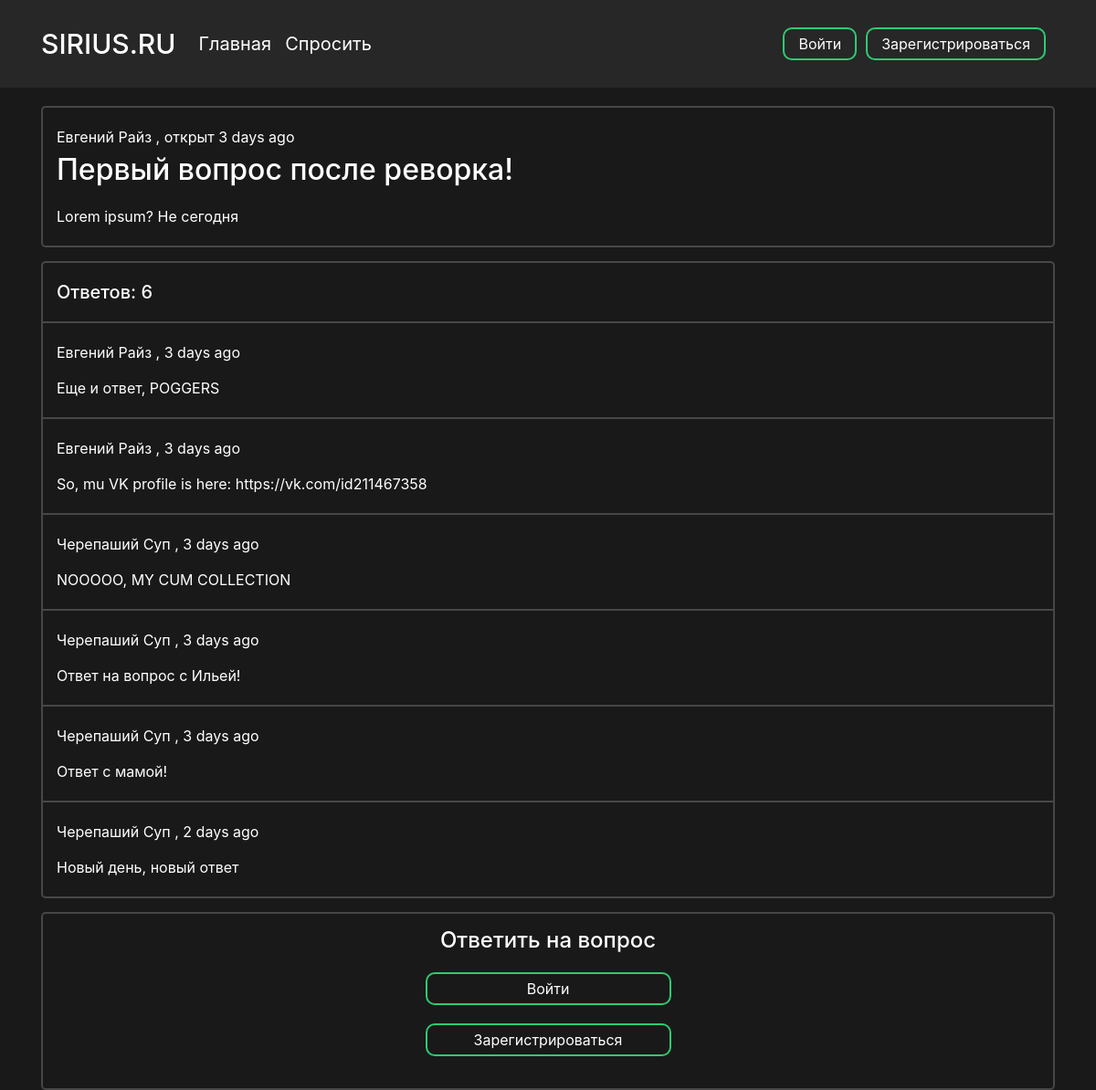
Screenshot of /question/1 with the database file from the repository.
### data/users.py (models this page shows, shortened)
class User(SqlAlchemyBase, UserMixin):
    __tablename__ = 'users'
    id = sqlalchemy.Column(sqlalchemy.Integer,
                           primary_key=True, autoincrement=True)
    surname = sqlalchemy.Column(sqlalchemy.String, nullable=True)
    name = sqlalchemy.Column(sqlalchemy.String, nullable=True)
    age = sqlalchemy.Column(sqlalchemy.Integer, nullable=True)
    country = sqlalchemy.Column(sqlalchemy.String, nullable=True)
    city = sqlalchemy.Column(sqlalchemy.String, nullable=True)
    email = sqlalchemy.Column(sqlalchemy.String,
                              index=True, unique=True, nullable=True)
    hashed_password = sqlalchemy.Column(sqlalchemy.String, nullable=True)
    registration_date = sqlalchemy.Column(sqlalchemy.DateTime,
                                      default=datetime.datetime.utcnow)

### data/questions.py (models this page shows)
class Question(SqlAlchemyBase):
    __tablename__ = 'questions'
    id = sqlalchemy.Column(sqlalchemy.Integer,
                           primary_key=True, autoincrement=True)
    title = sqlalchemy.Column(sqlalchemy.String)
    text = sqlalchemy.Column(sqlalchemy.String)
    user_id = sqlalchemy.Column(sqlalchemy.Integer,
                                sqlalchemy.ForeignKey("users.id"))
    user = orm.relation('User')
    created_date = sqlalchemy.Column(sqlalchemy.DateTime,
                                      default=datetime.datetime.utcnow)
    def get_answers(self):
        from data import db_session
        db_sess = db_session.create_session()
        answers= db_sess.query(Answer).filter(Answer.question_id == self.id).all()
        return answers

class Answer(SqlAlchemyBase):
    __tablename__ = 'answers'
    id = sqlalchemy.Column(sqlalchemy.Integer,
                           primary_key=True, autoincrement=True)
    text = sqlalchemy.Column(sqlalchemy.String)
    user_id = sqlalchemy.Column(sqlalchemy.Integer,
                                sqlalchemy.ForeignKey("users.id"))
    user = orm.relation('User')
    question_id = sqlalchemy.Column(sqlalchemy.Integer,
                                sqlalchemy.ForeignKey("questions.id"))
    question = orm.relation('Question')
    created_date = sqlalchemy.Column(sqlalchemy.DateTime,
                                      default=datetime.datetime.utcnow)

### main.py (the view, shortened to what this page needs)
@app.route('/question/<int:question_id>', methods=['GET', 'POST'])
def question_page(question_id):
    form = AnswerForm()
    db_sess = db_session.create_session()
    question = db_sess.query(Question).filter(Question.id == question_id).first()
    return render_template(
                        'question.html',
                        id=question_id,
                        question=question,
                        form=form
                    )

### data/db_session.py (called while the page is built)
def create_session() -> Session:
    global __factory
    return __factory()

### templates/question.html (shortened to what this page needs)
<head>
    <link rel="stylesheet" type="text/css" href="{{ url_for('static', filename='css/question.css')}}">
</head>
{% extends "base.html" %}
{% block content %}
<div class="question-wrapper">
    <div class="question">
        <p class="user-name">
            <a href="{{ url_for('profile_page', profile_id = question.user.id) }}">
                {{ question.user.name }} {{ question.user.surname }}
            </a>, открыт {{ moment(question.created_date).fromNow(refresh=True) }}
        </p>
        <h2 class="question-title">{{ question.title }}</h2>
        <p class="question-text">{{ question.text }}</p>
    </div>
</div>
<div class="answers">
    {% set answers = question.get_answers() %}
    <div class="answer-count-wrapper">
        <div class="answer-count">
            <h5 class="counter">Ответов: {{ answers|length }}</h5>
        </div>
    </div>
    <div class="answers-block">
        {% for item in answers %}
            <div class="answer-block-wrapper">
                <div class="answer-block">
                    <p class="user-name">
                        <a href="{{ url_for('profile_page', profile_id = item.user.id) }}">
                            {{ item.user.name }} {{ item.user.surname }}
                        </a>,
                        {{ moment(item.created_date).fromNow(refresh=True) }}</p>
                    <p class="question-text">{{ item.text }}</p>
                </div>
            </div>
        {% endfor %}
    </div>
</div>
<div class="answer-form">
    <h4 class="title">Ответить на вопрос</h4>
    {% if current_user %}
        {% if current_user.is_authenticated %}
            <form class="box" action="" method="post">
                {{ form.hidden_tag() }}
                {{ form.text(type="text", autocomplete="off") }}
                {{ form.submit(type="submit") }}
                {{message}}
            </form>
        {% else %}
            <a class="answer-btn" href="{{ url_for('login') }}">Войти</a>
            <a class="answer-btn" href="{{ url_for('reqister') }}">Зарегистрироваться</a>
        {% endif %}
    {% endif %}
</div>
{% endblock %}

### static/css/question.css (style rules this page uses)
.question, .answers, .answer-form { border: 2px solid rgba(255, 255, 255, 0.2); border-radius: 5px; -webkit-background-clip: padding-box; background-clip: padding-box; }
.question { margin-bottom: 15px; padding: 20px 15px; }
.question .user-name { margin-bottom: 5px }
.question .question-title { margin-bottom: 20px }
.answer-count { padding: 20px 15px; }
.counter { margin: 0; }
.answers { margin-bottom: 15px; }
.answer-block-wrapper:after, .answer-block-wrapper:first-child:before { content: ''; display: block; height: 2px; background: rgba(255, 255, 255, 0.2); margin: 0px }
.answer-block-wrapper:last-child:after { content: none; }
.answer-block { padding: 20px 15px; }
.answer-block .user-name { margin-bottom: 15px }
.answer-form { padding: 15px }
.answer-form .title { margin-bottom: 20px; text-align: center; }
.answer-btn { width: 25%; border:0; background: none; display: block; margin: 20px auto; text-align: center; border: 2px solid #2ecc71; padding: 4px 15px; outline: none; color: white; border-radius: 10px; transition: 0.25s; cursor: pointer; }

### static/css/base.css (style rules this page uses)
html { color: #ffffff }
body { background-color: #191919 !important; color: #ffffff }
a { color: #ffffff; }
p { margin: 0px; }

### rows the page displays
User: user.name "Евгений", user.surname "Райз"
Question: created_date "3 days ago", title "Первый вопрос после реворка!", text "Lorem ipsum? Не сегодня"
Answer: user.name "Евгений", user.surname "Райз", created_date "3 days ago", text "Еще и ответ, POGGERS"
Answer: user.name "Евгений", user.surname "Райз", created_date "3 days ago", text "So, mu VK profile is here: https://vk.com/id211467358"
Answer: user.name "Черепаший", user.surname "Суп", created_date "3 days ago", text "NOOOOO, MY CUM COLLECTION"
Answer: user.name "Черепаший", user.surname "Суп", created_date "3 days ago", text "Ответ на вопрос с Ильей!"
Answer: user.name "Черепаший", user.surname "Суп", created_date "3 days ago", text "Ответ с мамой!"
Answer: user.name "Черепаший", user.surname "Суп", created_date "2 days ago", text "Новый день, новый ответ"

### other values shown
{{ answers|length }} "6"
